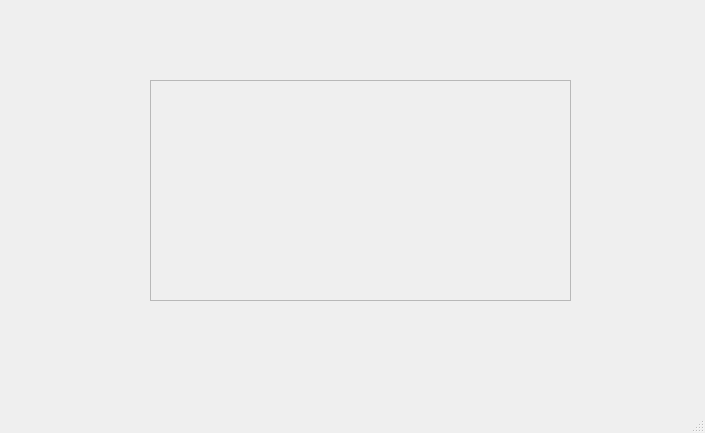
<?xml version="1.0" encoding="UTF-8"?>
<ui version="4.0">
 <class>MainWindow</class>
 <widget class="QMainWindow" name="MainWindow">
  <property name="geometry">
   <rect>
    <x>0</x>
    <y>0</y>
    <width>705</width>
    <height>433</height>
   </rect>
  </property>
  <property name="windowTitle">
   <string>Mock Device</string>
  </property>
  <widget class="QWidget" name="centralwidget">
   <widget class="QScrollArea" name="scrollArea">
    <property name="geometry">
     <rect>
      <x>150</x>
      <y>80</y>
      <width>421</width>
      <height>221</height>
     </rect>
    </property>
    <property name="widgetResizable">
     <bool>true</bool>
    </property>
    <widget class="QWidget" name="scrollAreaWidgetContents">
     <property name="geometry">
      <rect>
       <x>0</x>
       <y>0</y>
       <width>419</width>
       <height>219</height>
      </rect>
     </property>
    </widget>
   </widget>
  </widget>
  <widget class="QMenuBar" name="menubar">
   <property name="geometry">
    <rect>
     <x>0</x>
     <y>0</y>
     <width>705</width>
     <height>22</height>
    </rect>
   </property>
  </widget>
  <widget class="QStatusBar" name="statusbar"/>
 </widget>
 <resources/>
 <connections/>
</ui>
